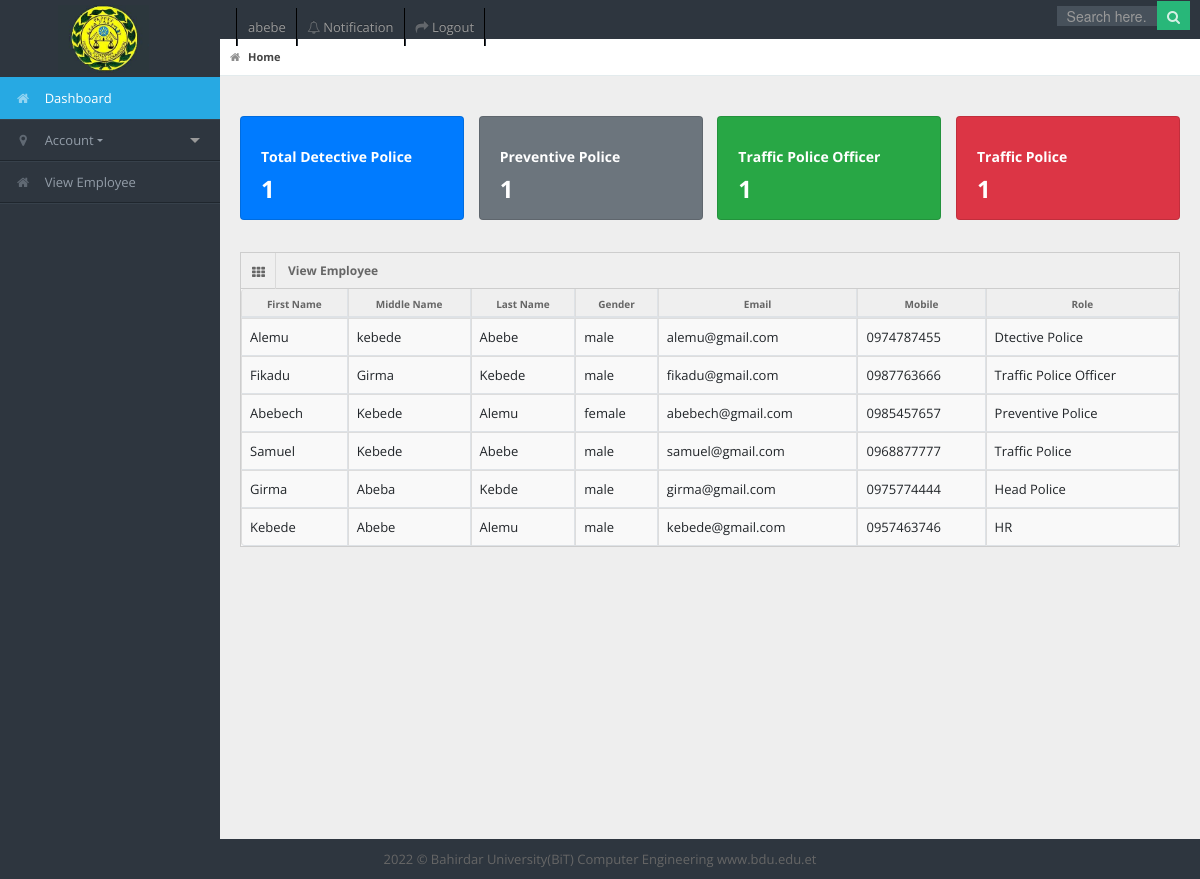
Page /Admin.php (signed in) on the committed database.
### tables this page shows
CREATE TABLE IF NOT EXISTS `users` (
  `id` int(15) NOT NULL AUTO_INCREMENT,
  `fname` varchar(50) NOT NULL,
  `mname` varchar(50) NOT NULL,
  `lname` varchar(50) NOT NULL,
  `gender` enum('male','female','other','') NOT NULL,
  `age` varchar(15) NOT NULL,
  `job` varchar(50) DEFAULT NULL,
  `mobile` varchar(10) NOT NULL,
  `email` varchar(50) NOT NULL,
  `uname` varchar(50) NOT NULL,
  `password` varchar(50) NOT NULL,
  `photo` varchar(1000) DEFAULT NULL,
  `description` varchar(2000) DEFAULT NULL,
  PRIMARY KEY (`id`)
);

CREATE TABLE IF NOT EXISTS `role` (
  `id` int(15) NOT NULL AUTO_INCREMENT,
  `name` varchar(100) NOT NULL,
  `datetime` datetime NOT NULL DEFAULT CURRENT_TIMESTAMP,
  `description` varchar(2000) DEFAULT NULL,
  PRIMARY KEY (`id`)
);

### Admin.php (the view, shortened to what this page needs)
<?php
include 'Connection.php';
  ?>
<!DOCTYPE html>
<html lang="en">
<head>
<link rel="stylesheet" href="css/4/bootstrap.min.css" />
<link rel="stylesheet" href="css/bootstrap.min.css" />
<link rel="stylesheet" href="css/bootstrap-responsive.min.css" />
<link rel="stylesheet" href="css/fullcalendar.css" />
<link rel="stylesheet" href="css/matrix-style.css" />
<link rel="stylesheet" href="css/matrix-media.css" />
<link href="font-awesome/css/font-awesome.css" rel="stylesheet" />
<link rel="stylesheet" href="css/jquery.gritter.css" />
<link rel="stylesheet" href="css/select2.css" />
</head>
<body>
<div id="header">
  <img src="img/logo.JPG">
</div>
<div id="user-nav" class="navbar navbar-inverse">
  <ul class="nav">
    <li  class="" ><a title="" href="C_profile.php"><span class="profile"><?php  echo $_SESSION['uname']; ?></span></a>
    </li>
    <li><a href="C_notification.php"><i class="icon icon-bell"></i> <span class="text">Notification</span></a>
    </li>
    <li class=""><a title="" href="logout.php"><i class="icon icon-share-alt"></i> <span class="text">Logout</span></a></li>
  </ul>
</div>
<div id="search">
  <input type="text" placeholder="Search here..."/>
  <button type="submit" class="tip-bottom" title="Search"><i class="icon-search icon-white"></i></button>
</div>
<div id="sidebar"><a href="Admin.php" class="visible-phone"><i class="icon icon-home"></i> Dashboard</a>
  <ul>
  <li class="active"><a href="Admin.php"><i class="icon icon-home"></i> <span>Dashboard</span></a> </li>
    <li class="dropdown"> <a href="#" data-toggle="dropdown" class="dropdown-toggle"><i class="icon icon-map-marker"></i> <span>Account<b class="caret"></b></span></a>
    </li>
    <li><a href="A_v_employee.php"><i class="icon icon-home"></i> <span>View Employee</span></a> </li>
  </ul>
</div>
<div id="content">
  <div id="content-header">
    <div id="breadcrumb"> <a href="DP_index.php" class="current"><i class="icon-home"></i> Home</a></div>
  </div>
  <div class="container-fluid" style="margin-top: 1.5rem;">
    <div class="dashb">
      <div class="card text-white bg-primary mb-3" style="width: 14rem;">
      <div class="card-body">
        <h5 class="card-title">Total Detective Police</h5>
        <p class="card-text"style="font-size:1.5rem; font-weight: bold;">
        <?php
          $queryc = "SELECT * FROM auth_role WHERE role_id=1";
          if($resultc = mysqli_query($db, $queryc)) {
            $rowc = mysqli_num_rows($resultc);
            echo $rowc;
          }
          else {
            echo 0;
          }
        ?>
        </p>
      </div>
    </div>
    <div class="card text-white bg-secondary mb-3" style="width: 14rem;">
      <div class="card-body">
        <h5 class="card-title">Preventive Police</h5>
        <p class="card-text"style="font-size:1.5rem; font-weight: bold;">
        <?php
          $queryc = "SELECT * FROM auth_role WHERE role_id=3";
          if($resultc = mysqli_query($db, $queryc)) {
            $rowc = mysqli_num_rows($resultc);
            echo $rowc;
          }
          else {
            echo 0;
          }
        ?>
        </p>
      </div>
    </div>
    <div class="card text-white bg-success mb-3" style="width: 14rem;">
      <div class="card-body">
        <h5 class="card-title">Traffic Police Officer</h5>
        <p class="card-text"style="font-size:1.5rem; font-weight: bold;">
        <?php
          $queryc = "SELECT * FROM auth_role WHERE role_id=2";
          if($resultc = mysqli_query($db, $queryc)) {
            $rowc = mysqli_num_rows($resultc);
            echo $rowc;
          }
          else {
            echo 0;
          }
        ?>
        </p>
      </div>
    </div>
    <div class="card text-white bg-danger mb-3" style="width: 14rem;">
      <div class="card-body">
        <h5 class="card-title">Traffic Police</h5>
        <p class="card-text"style="font-size:1.5rem; font-weight: bold;">
        <?php
          $queryc = "SELECT * FROM auth_role WHERE role_id=4";
          if($resultc = mysqli_query($db, $queryc)) {
            $rowc = mysqli_num_rows($resultc);
            echo $rowc;
          }
          else {
            echo 0;
          }
        ?>
        </p>
      </div>
    </div>
    </div>
    <div class="row-fluid">
      <div class="span12" >
        <div class="widget-box">
          <div class="widget-title"> <span class="icon"><i class="icon-th"></i></span>
            <h5>View Employee</h5>
          </div>
          <div class="widget-content nopadding">
            <table class="table table-bordered data-table">
              <thead>
                <tr>
                  <th>First Name</th>
                  <th>Middle Name</th>
                  <th>Last Name</th>
                  <th>Gender</th>
                  <th>Email</th>
                  <th>Mobile</th>
                  <th>Role</th>
                </tr>
              </thead>
              <tbody>
                <tr class="gradeX">
              <?php
              $query = "SELECT fname, mname, lname, gender, email, mobile, name FROM auth_role inner join users on auth_role.user_id=users.id inner join role on auth_role.role_id=role.id WHERE auth_role.role_id != 5 AND auth_role.role_id != 7";
              $result = mysqli_query($db, $query) or die( mysqli_error($db));
              while($row = mysqli_fetch_array($result))
              {
                ?>
                  <td><?php echo $row['fname']; ?></td>
                  <td><?php echo $row['mname']; ?></td>
                  <td><?php echo $row['lname']; ?></td>
                  <td><?php echo $row['gender']; ?></td>
                  <td><?php echo $row['email']; ?></td>
                  <td><?php echo $row['mobile']; ?></td>
                  <td><?php echo $row['name']; ?></td>
                </tr>
              <?php } ?>
              </tbody>
            </table>
          </div>
        </div>
      </div>
    </div>
  </div>
</div>
<div class="row-fluid">
  <div id="footer" class="span12"> 2022 &copy; Bahirdar University(BiT) Computer Engineering <a href="http://www.bdu.edu.et">www.bdu.edu.et</a> </div>
</div>
</body>
</html>

### css/matrix-style.css (style rules this page uses)
* { outline:none !important; -moz-outline: none !important; }
html, body { height:100% }
body { overflow-x: hidden; margin-top: -10px; font-family: 'Open Sans', sans-serif; font-size:13px; color:#666; }
a { color:#666; }
select, textarea, input[type="text"], input[type="password"], input[type="datetime"], input[type="datetime-local"], input[type="date"], input[type="month"], input[type="time"], input[type="week"], input[type="number"], input[type="email"], input[type="url"], input[type="search"], input[type="tel"], input[type="color"], .uneditable-input, .label, .dropdown-menu, .btn, .well, .progress, .table-bordered, .btn-group > .btn:first-child, .btn-group > .btn:last-child, .btn-group > .btn:last-child, .btn-group > .dropdown-toggle, .alert { border-radius:0px; }
.btn, textarea, input[type="text"], input[type="password"], input[type="datetime"], input[type="datetime-local"], input[type="date"], input[type="month"], input[type="time"], input[type="week"], input[type="number"], input[type="email"], input[type="url"], input[type="search"], input[type="tel"], input[type="color"], .uneditable-input { box-shadow:none; }
#footer { padding:10px; text-align:center; }
#header { height: 77px; position: relative; width: 20%; z-index: -9; }
#search { position: absolute; z-index: 25; top: 6px; right:10px; }
#search input[type=text] { padding: 4px 10px 5px; border: 0; width: 100px; }
#search button { border: 0; margin-left:-3px; margin-top: -11px; padding: 5px 10px 4px; }
#search button i { opacity: 0.8; color:#fff; }
#user-nav { position: absolute; left: 220px; top:0px; z-index: 20; margin: 0; }
#user-nav > ul { margin: 0; padding: 0; list-style: none; border-right: 1px solid #2e363f;border-left: 1px solid #000; }
#user-nav > ul > li { float: left; list-style-type: none; margin: 0; position: relative; padding: 0; border-left: 1px solid #2e363f; border-right: 1px solid #000; }
#user-nav > ul > li > a { padding:9px 10px; display: block; font-size: 13px; }
#user-nav > ul > li > a > i, #sidebar li a i { opacity: .5; margin-top: 2px; }
#sidebar { display: block; float: left; position: relative; width: 220px; z-index: 16; }
#sidebar > ul { list-style: none; margin: 0px 0 0; padding: 0; position: absolute; width: 220px; }
#sidebar > ul > li { display: block; position: relative; }
#sidebar > ul > li > a { padding: 10px 0 10px 15px; display: block; color: #939da8; }
#sidebar > ul > li > a > i { margin-right: 10px; }
#sidebar > ul > li.active > a { background: url("../img/menu-active.png") no-repeat scroll right center transparent !important; text-decoration:none; }
#content { background: none repeat scroll 0 0 #eeeeee; margin-left: 220px; margin-right: 0; padding-bottom: 25px; position: relative; min-height:100%; width: auto; }
#content-header { position: abslute; width: 100%; margin-top: -38px; z-index: 20; }
#breadcrumb { background-color: #fff; border-bottom: 1px solid #e3ebed; }
#breadcrumb a { padding: 8px 20px 8px 10px; display: inline-block; background-image: url('../img/breadcrumb.png'); background-position: center right; background-repeat: no-repeat; font-size: 11px; color: #666666; }
#breadcrumb a:last-child { background-image:none; }
#breadcrumb a.current { font-weight: bold; color: #444444; }
#breadcrumb a i { margin-right: 5px; opacity: .6; }
.stat-boxes .peity_bar_good, .stat-boxes .peity_line_good, { color: #459D1C; }
.widget-box { background: none repeat scroll 0 0 #F9F9F9; border-left: 1px solid #CDCDCD; border-top: 1px solid #CDCDCD; border-right: 1px solid #CDCDCD; clear: both; margin-top: 16px; margin-bottom: 16px; position: relative; }
.widget-title, .modal-header, .table th, div.dataTables_wrapper .ui-widget-header { background:#efefef; border-bottom: 1px solid #CDCDCD; height: 36px; }
.widget-title span.icon { padding: 9px 10px 7px 11px; float: left; border-right:1px solid #dadada; }
.widget-title h5 { color: #666; float: left; font-size: 12px; font-weight: bold; padding: 12px; line-height: 12px; margin: 0; }
.widget-content { padding:15px; border-bottom: 1px solid #cdcdcd; }
.table th { height: auto; font-size: 10px; padding: 5px 10px 2px; border-bottom: 0; text-align: center; color: #666666; }
.nopadding { padding: 0 !important; }
.nopadding .table { margin-bottom: 0; }
.nopadding .table-bordered { border: 0; }

### css/select2.css (style rules this page uses)
.dashb { display: flex; flex-direction: row; align-items: center; justify-content: space-between; margin-top: 1rem; }

### rows in the picture
users: fname "Alemu", mname "kebede", lname "Abebe", gender "male", email "alemu@gmail.com", mobile "0974787455", role.name "Dtective Police"
users: fname "Fikadu", mname "Girma", lname "Kebede", gender "male", email "fikadu@gmail.com", mobile "0987763666", role.name "Traffic Police Officer"
users: fname "Abebech", mname "Kebede", lname "Alemu", gender "female", email "abebech@gmail.com", mobile "0985457657", role.name "Preventive Police"
users: fname "Samuel", mname "Kebede", lname "Abebe", gender "male", email "samuel@gmail.com", mobile "0968877777", role.name "Traffic Police"
users: fname "Girma", mname "Abeba", lname "Kebde", gender "male", email "girma@gmail.com", mobile "0975774444", role.name "Head Police"
users: fname "Kebede", mname "Abebe", lname "Alemu", gender "male", email "kebede@gmail.com", mobile "0957463746", role.name "HR"

### other values in the picture
$_SESSION['uname'] "abebe"
$rowc "1"
